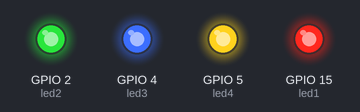
This sketch was run on a simulated ESP32. On the bench: output pins drawn as LEDs (lit = HIGH). What the sketch prints to the serial monitor is not drawn.

Above: at 0.5 s.
At 3.5 s:
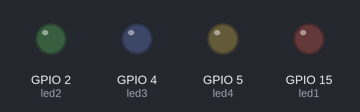
Timing chart, 0 to 4.6 s (numbered marks = the images above):
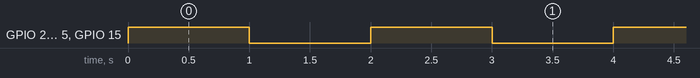

Measured:
- by itself, GPIO 2 (led2), GPIO 4 (led3), GPIO 5 (led4), GPIO 15 (led1): alternates HIGH for 1.0 s and LOW for 1.0 s
- by itself, everything shown: repeats every 2.0 s, in 4 steps

The sketch:

sketch.ino
```cpp
const int led1 = 15;
const int led2 = 2;
const int led3 = 4;
const int led4 = 5;

TaskHandle_t TaskLed1;
TaskHandle_t TaskLed2;
TaskHandle_t TaskLed3;
TaskHandle_t TaskLed4;

void setup() {
  Serial.begin(115200);
  Serial.println("Hello, Belajar RTOS!");
  pinMode(led1, OUTPUT);
  pinMode(led2, OUTPUT);
  pinMode(led3, OUTPUT);
  pinMode(led4, OUTPUT);

  xTaskCreatePinnedToCore(
    Task1CodeLed, //Fungsi Tugas
    "TaskLed1", //Nama Tugas
    10000, //Besar Tumpukan
    NULL, //Parameter
    1, //Prioritas Tugas
    &TaskLed1, //Handel Tugas
    0 //Core
  );

  xTaskCreatePinnedToCore(
    Task2CodeLed, //Fungsi Tugas
    "TaskLed2", //Nama Tugas
    10000, //Besar Tumpukan
    NULL, //Parameter
    1, //Prioritas Tugas
    &TaskLed2, //Handel Tugas
    0 //Core
  );

  xTaskCreatePinnedToCore(
    Task3CodeLed, //Fungsi Tugas
    "TaskLed3", //Nama Tugas
    10000, //Besar Tumpukan
    NULL, //Parameter
    1, //Prioritas Tugas
    &TaskLed3, //Handel Tugas
    1 //Core
  );

  xTaskCreatePinnedToCore(
    Task4CodeLed, //Fungsi Tugas
    "TaskLed4", //Nama Tugas
    10000, //Besar Tumpukan
    NULL, //Parameter
    1, //Prioritas Tugas
    &TaskLed4, //Handel Tugas
    1 //Core
  );
}

void Task1CodeLed(void * pvParameters){
  Serial.print("Tugas 1 Berjalan di core : ");
  Serial.println(xPortGetCoreID());

  for(;;){
    // Tugas
    leds1();
  }
}

void Task2CodeLed(void * pvParameters){
  Serial.print("Tugas 2 Berjalan di core : ");
  Serial.println(xPortGetCoreID());

  for(;;){
    // Tugas
    leds2();
  }
}

void Task3CodeLed(void * pvParameters){
  Serial.print("Tugas 3 Berjalan di core : ");
  Serial.println(xPortGetCoreID());

  for(;;){
    // Tugas
    leds3();
  }
}

void Task4CodeLed(void * pvParameters){
  Serial.print("Tugas 4 Berjalan di core : ");
  Serial.println(xPortGetCoreID());

  for(;;){
    // Tugas
    leds4();
  }
}

void leds1(){
  digitalWrite(led1, HIGH);
  delay(1000);
  digitalWrite(led1, LOW);
  delay(1000);
}

void leds2(){
  digitalWrite(led2, HIGH);
  delay(1000);
  digitalWrite(led2, LOW);
  delay(1000);
}

void leds3(){
  digitalWrite(led3, HIGH);
  delay(1000);
  digitalWrite(led3, LOW);
  delay(1000);
}

void leds4(){
  digitalWrite(led4, HIGH);
  delay(1000);
  digitalWrite(led4, LOW);
  delay(1000);
}

void loop() {
  // leds1();
  // leds2();
  // leds3();
  // leds4();
}
```
